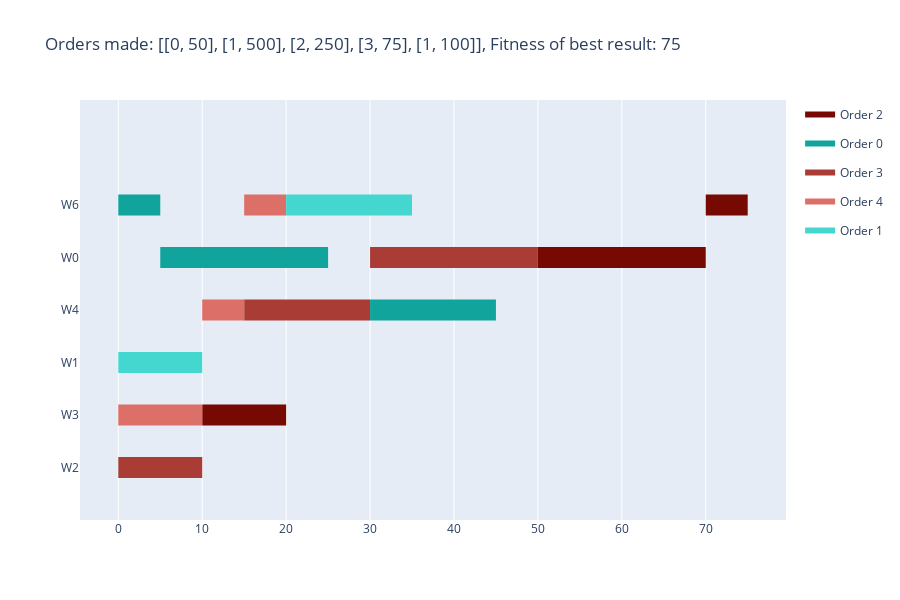

The notebook cell this image was saved under:
### Code cell
def is_first(jobs, index): # check if job is the first in it's order sequence
    return jobs[index][2] == 0 or order_for_index[jobs[index][2]-1] != order_for_index[jobs[index][2]]

w = dict()
for i in range(len(assignments)):
    if assignments[i] not in w:
        w[assignments[i]] = []
    w[assignments[i]].append([start_times[i], start_times[i]+durations[i], i]) #<start, end, index>
#print(w)
for workstation in w:
    w[workstation] = sorted(w[workstation], key=lambda x: x[0])
#print(w)
import copy
new_solution = copy.deepcopy(start_times)
changes_made = True
while changes_made:
    changes_made = False
    for workstation in w:
        for i in range(len(w[workstation])):
            shift = 0
            if is_first(w[workstation], i):
                if i == 0:
                    shift = w[workstation][i][0]
                else:
                    shift = w[workstation][i][0] - w[workstation][i-1][1]
            else: # find end of previous job in sequence + end of job previous on the workstation -> move to closer one
                    prev_end = new_solution[w[workstation][i][2]-1] + durations[w[workstation][i][2]-1]
                    prev_shift = w[workstation][i][0] - prev_end
                    if i == 0:
                        shift = prev_shift
                    else:
                        shift = w[workstation][i][0] - w[workstation][i-1][1]
                        if prev_shift < shift:
                            shift = prev_shift
            w[workstation][i][0] -= shift
            w[workstation][i][1] -= shift
            new_solution[w[workstation][i][2]] = w[workstation][i][0]
        changes_made = changes_made or shift != 0
result = []
for i in range(len(new_solution)):
    result.append(assignments[i])
    result.append(new_solution[i])
#print(result)
fitness = abs(fitness_function(result, 0)) - 1
#print(f'Makespan: {abs(fitness_function(result, 0)) - 1}')
data = []
for i in range(len(assignments)):
    data.append([assignments[i], job_for_index(i), new_solution[i], durations[i]])
visualize(result, fitness, orders, job_durations)

### Figure 1 — Plotly figure (JSON) as saved in the notebook; plotly's stock layout.template omitted (floating-point values rounded to 4 significant figures)
{"data": [{"fill": "toself", "fillcolor": "rgb(118, 10, 2)", "hoverinfo": "name", "legendgroup": "rgb(118, 10, 2)", "mode": "none", "name": "Order 2", "type": "scatter", "x": [10, 20, 20, 10, 10, 50, 70, 70, 50, 50, 70, 75, 75, 70], "y": [0.8, 0.8, 1.2, 1.2, null, 3.8, 3.8, 4.2, 4.2, null, 4.8, 4.8, 5.2, 5.2]}, {"fill": "toself", "fillcolor": "rgb(16, 164, 156)", "hoverinfo": "name", "legendgroup": "rgb(16, 164, 156)", "mode": "none", "name": "Order 0", "type": "scatter", "x": [0, 5, 5, 0, 0, 5, 25, 25, 5, 5, 30, 45, 45, 30], "y": [4.8, 4.8, 5.2, 5.2, null, 3.8, 3.8, 4.2, 4.2, null, 2.8, 2.8, 3.2, 3.2]}, {"fill": "toself", "fillcolor": "rgb(169, 61, 53)", "hoverinfo": "name", "legendgroup": "rgb(169, 61, 53)", "mode": "none", "name": "Order 3", "type": "scatter", "x": [0, 10, 10, 0, 0, 15, 30, 30, 15, 15, 30, 50, 50, 30], "y": [-0.2, -0.2, 0.2, 0.2, null, 2.8, 2.8, 3.2, 3.2, null, 3.8, 3.8, 4.2, 4.2]}, {"fill": "toself", "fillcolor": "rgb(220, 112, 104)", "hoverinfo": "name", "legendgroup": "rgb(220, 112, 104)", "mode": "none", "name": "Order 4", "type": "scatter", "x": [0, 10, 10, 0, 0, 10, 15, 15, 10, 10, 15, 20, 20, 15], "y": [0.8, 0.8, 1.2, 1.2, null, 2.8, 2.8, 3.2, 3.2, null, 4.8, 4.8, 5.2, 5.2]}, {"fill": "toself", "fillcolor": "rgb(67, 215, 207)", "hoverinfo": "name", "legendgroup": "rgb(67, 215, 207)", "mode": "none", "name": "Order 1", "type": "scatter", "x": [0, 10, 10, 0, 0, 20, 30, 30, 20, 20, 30, 35, 35, 30], "y": [1.8, 1.8, 2.2, 2.2, null, 4.8, 4.8, 5.2, 5.2, null, 4.8, 4.8, 5.2, 5.2]}, {"legendgroup": "rgb(118, 10, 2)", "marker": {"color": "rgb(118, 10, 2)", "opacity": 0, "size": 1}, "mode": "markers", "name": "", "showlegend": false, "text": [null, null, null, null, null, null], "type": "scatter", "x": [10, 20, 50, 70, 70, 75], "y": [1, 1, 4, 4, 5, 5]}, {"legendgroup": "rgb(16, 164, 156)", "marker": {"color": "rgb(16, 164, 156)", "opacity": 0, "size": 1}, "mode": "markers", "name": "", "showlegend": false, "text": [null, null, null, null, null, null], "type": "scatter", "x": [0, 5, 5, 25, 30, 45], "y": [5, 5, 4, 4, 3, 3]}, {"legendgroup": "rgb(169, 61, 53)", "marker": {"color": "rgb(169, 61, 53)", "opacity": 0, "size": 1}, "mode": "markers", "name": "", "showlegend": false, "text": [null, null, null, null, null, null], "type": "scatter", "x": [0, 10, 15, 30, 30, 50], "y": [0, 0, 3, 3, 4, 4]}, {"legendgroup": "rgb(220, 112, 104)", "marker": {"color": "rgb(220, 112, 104)", "opacity": 0, "size": 1}, "mode": "markers", "name": "", "showlegend": false, "text": [null, null, null, null, null, null], "type": "scatter", "x": [0, 10, 10, 15, 15, 20], "y": [1, 1, 3, 3, 5, 5]}, {"legendgroup": "rgb(67, 215, 207)", "marker": {"color": "rgb(67, 215, 207)", "opacity": 0, "size": 1}, "mode": "markers", "name": "", "showlegend": false, "text": [null, null, null, null, null, null], "type": "scatter", "x": [0, 10, 20, 30, 30, 35], "y": [2, 2, 5, 5, 5, 5]}], "layout": {"height": 600, "hovermode": "closest", "showlegend": true, "title": {"text": "Orders made: [[0, 50], [1, 500], [2, 250], [3, 75], [1, 100]], Fitness of best result: 75"}, "xaxis": {"rangeselector": {"buttons": [{"count": 7, "label": "1w", "step": "day", "stepmode": "backward"}, {"count": 1, "label": "1m", "step": "month", "stepmode": "backward"}, {"count": 6, "label": "6m", "step": "month", "stepmode": "backward"}, {"count": 1, "label": "YTD", "step": "year", "stepmode": "todate"}, {"count": 1, "label": "1y", "step": "year", "stepmode": "backward"}, {"step": "all"}]}, "showgrid": true, "type": "linear", "zeroline": false}, "yaxis": {"autorange": false, "range": [-1, 7], "showgrid": false, "ticktext": ["W2", "W3", "W1", "W4", "W0", "W6"], "tickvals": [0, 1, 2, 3, 4, 5], "zeroline": false}}}
